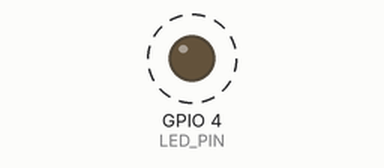
Simulated run of this program. Board: ESP32. Shown: output pins drawn as LEDs (lit = HIGH). Dashed ring = blinking. What the program prints to the serial monitor is not drawn.

Above: at 1.1 s.
Timing chart, 0 to 4.6 s (numbered marks = the images above):
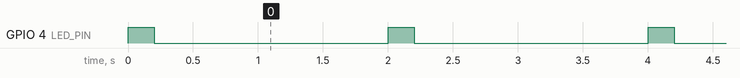

Measured:
- by itself, GPIO 4 (LED_PIN): alternates HIGH for 0.20 s and LOW for 1.8 s

The program:

main.cpp
```cpp
#include <Arduino.h>
#define LED_PIN 4
int Periode = 2000;
float Frequency;
float Duty = 10;
int Aantijd;
int Uittijd;

void setup() {
  // put your setup code here, to run once:
  Serial.println ("Aangepaste Blink sketch");
  pinMode (LED_PIN, OUTPUT);
  Serial.begin (115200);

  Frequency = 1000.0/Periode;
  Serial.print ("Frequency = ");
  Serial.print (Frequency);
  Serial.println (" Hz");

  Aantijd = Periode * Duty /100;
  Uittijd = Periode - Aantijd;

  Serial.print ("Aantijd = ");
  Serial.print (Aantijd);
  Serial.println (" ms");

  Serial.print ("Uittijd = ");
  Serial.print (Uittijd);
  Serial.println (" ms");

}

void loop() {
  // put your main code here, to run repeatedly:
  digitalWrite (LED_PIN, HIGH);
  delay(Aantijd);
  digitalWrite (LED_PIN, LOW);
  delay (Uittijd);
}
```
